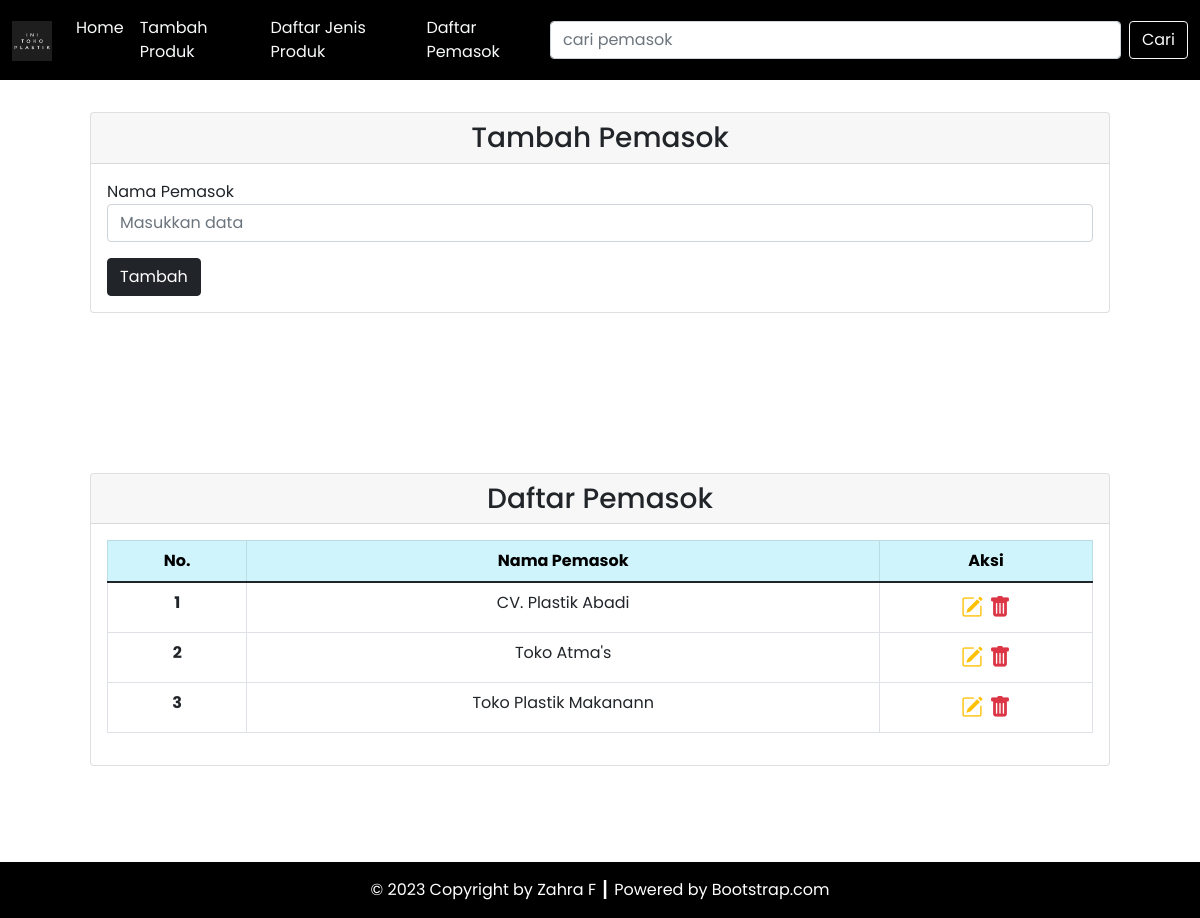
/source_code/pemasok.php, run on the app's committed database.
### tables this page shows
CREATE TABLE `pemasok` (
  `id_pemasok` int(11) NOT NULL,
  `nama_pemasok` varchar(50) NOT NULL
);

### source_code/config/db.php (called while the page is built)
<?php
$DB_HOST = "localhost";
$DB_USERNAME = "root";
$DB_PASSWORD = "";
$DB_NAME = "db_toko_plastik";

### source_code/classes/DB.php (called while the page is built, shortened)
<?php
class DB
{
    private $hostname;
    private $username;
    private $password;
    private $dbname;
    private $conn;
    private $result;
    function __construct($hostname, $username, $password, $dbname)
    {
        $this->hostname = $hostname;
        $this->username = $username;
        $this->password = $password;
        $this->dbname = $dbname;
    }
    function open()
    {
        $this->conn = mysqli_connect($this->hostname, $this->username, $this->password, $this->dbname);
    }
    function execute($query)
    {
        $this->result = mysqli_query($this->conn, $query);
    }
    function getResult()
    {
        return mysqli_fetch_array($this->result);
    }
}

### source_code/classes/Pemasok.php (called while the page is built, shortened)
<?php
class Pemasok extends DB
{
    function getPemasok()
    {
        $query = "SELECT * FROM pemasok";
        return $this->execute($query);
    }
}

### source_code/pemasok.php (the view, shortened to what this page needs)
<?php
include('config/db.php');
include('classes/DB.php');
include('classes/Pemasok.php');
$pemasok = new Pemasok($DB_HOST, $DB_USERNAME, $DB_PASSWORD, $DB_NAME);
$pemasok->open();
$pemasok->getPemasok();
$header = '<tr>
<th scope="row">No.</th>
<th scope="row">Nama Pemasok</th>
<th scope="row">Aksi</th>
</tr>';
$data = null;
$no = 1;
while ($div = $pemasok->getResult()) {
    $data .= '<tr>
    <th scope="row">' . $no . '</th>
    <td>' . $div['nama_pemasok'] . '</td>
    <td style="font-size: 22px;">
        <a href="pemasok.php?id=' . $div['id_pemasok'] . '" title="Edit Data"><i class="bi bi-pencil-square text-warning"></i></a>&nbsp;<a href="pemasok.php?hapus=' . $div['id_pemasok'] . '" title="Delete Data"><i class="bi bi-trash-fill text-danger"></i></a>
        </td>
    </tr>';
    $no++;
}

### data on the page
pemasok: nama_pemasok "CV. Plastik Abadi"
pemasok: nama_pemasok "Toko Atma's"
pemasok: nama_pemasok "Toko Plastik Makanann"
